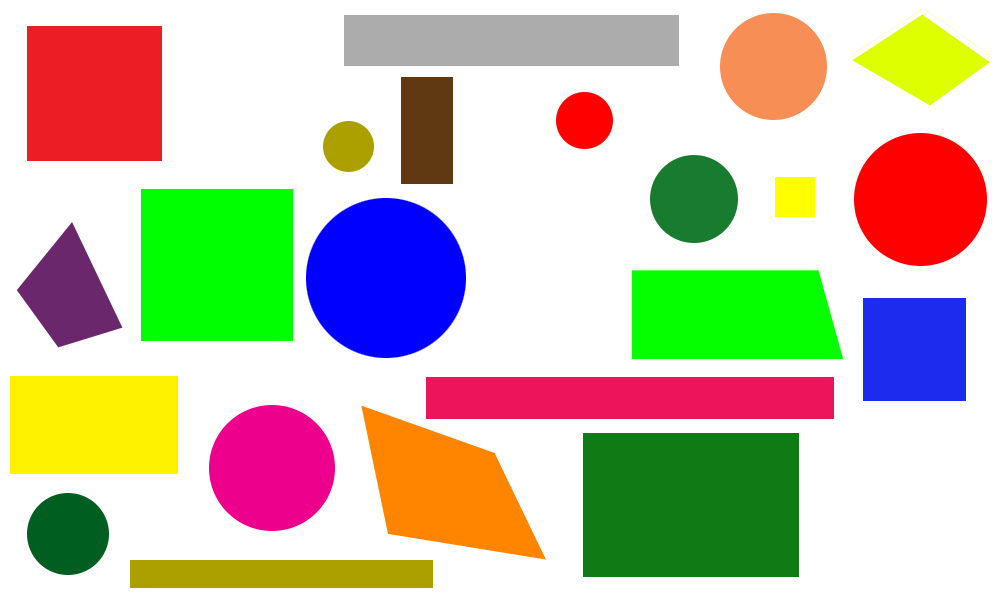
//> input picture input/7.png, 1000 x 600 px
$ ./detect_color   (built with g++ and OpenCV 4)
//> lines starting //> are read from the running program, lines starting //| are printed output that depends on the picture; after the words box and inside, x2 and y2 are one past the last pixel; in counts of white or black regions, pixels touching at a corner belong together
#include "opencv2/imgproc/imgproc.hpp"
#include "opencv2/highgui/highgui.hpp"
#include "opencv2/core/core.hpp"

using namespace cv;
using namespace std;

int main()
{
	Mat src = imread("7.png");
//> src is the input picture: 600 rows x 1000 cols, CV_8UC3; mean B, G, R 170.2, 193.6, 199.4
	imshow("Image", src);
	Mat HSV;
	Mat threshold;
	cvtColor(src, HSV, CV_BGR2HSV);
//> HSV: 600 rows x 1000 cols, CV_8UC3; mean H, S, V 32.7, 99.1, 236.5
	imshow("HSV", HSV);
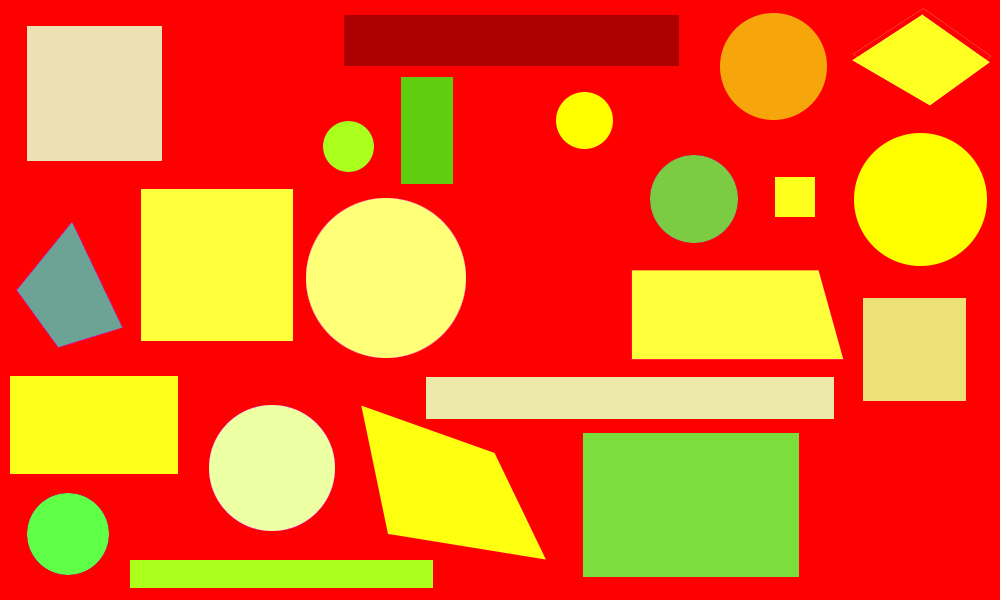
//> window 'HSV': 600 rows x 1000 cols, CV_8UC3; mean B, G, R 32.7, 99.1, 236.5
	inRange(HSV, Scalar(106, 60, 90), Scalar(124, 255, 255), threshold);
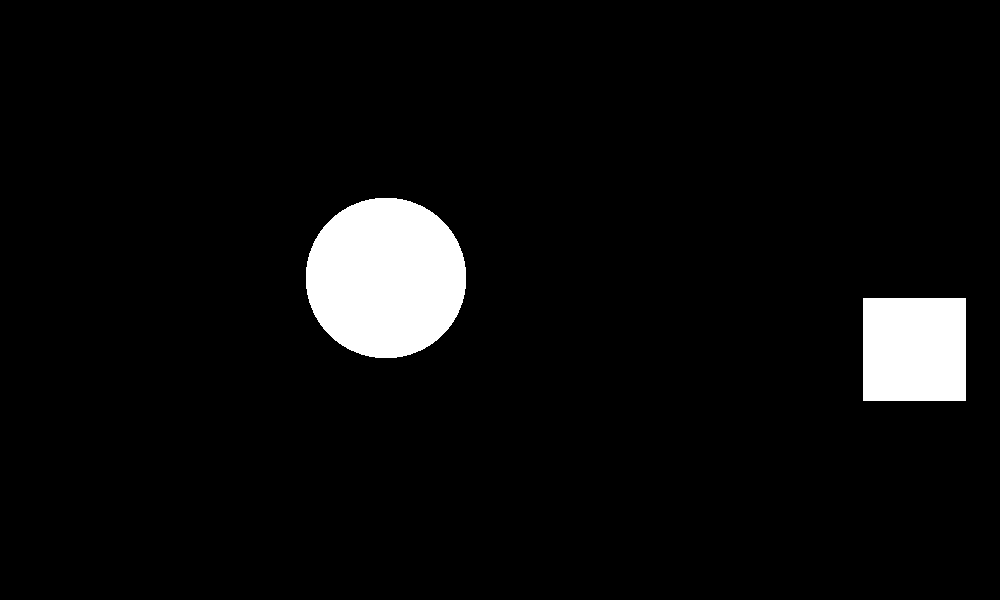
//> threshold: 600 rows x 1000 cols, CV_8UC1; 5.1% white; 2 white regions, box (x1, y1, x2, y2) and area: (306, 198, 466, 358) 20276, (863, 298, 966, 401) 10609
	imshow("Threshold", threshold);
	/////////////////////////////////////////////////////////////
	// Close
	waitKey(0);
	return 0; // yea, c++, no cleanup nessecary!
}

$ run again, with input/2.png copied over input/7.png
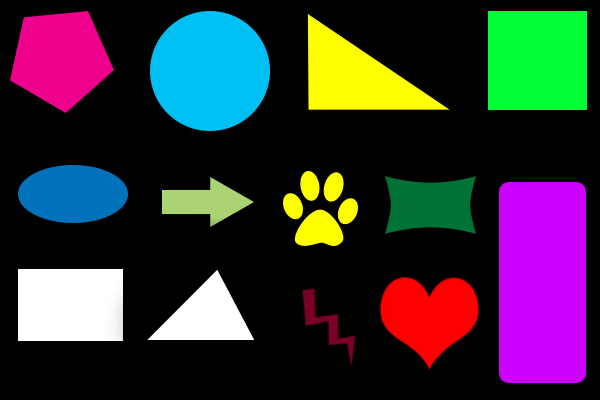
//> input picture input/2.png, 600 x 400 px
//> src is the input picture: 400 rows x 600 cols, CV_8UC3; mean B, G, R 54.3, 48, 52.4
//> HSV: 400 rows x 600 cols, CV_8UC3; mean H, S, V 28.8, 78.8, 84.2
//> `imshow("HSV", HSV);`:
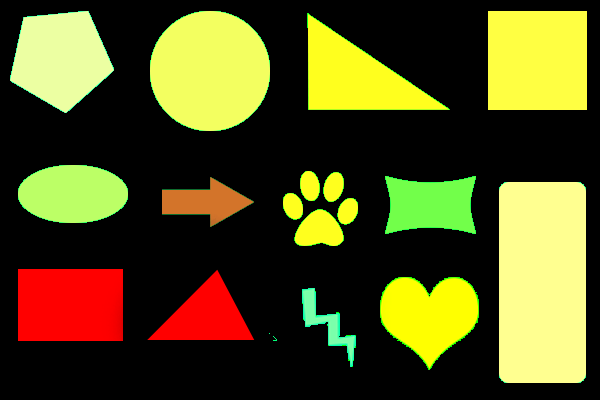
//> window 'HSV': 400 rows x 600 cols, CV_8UC3; mean B, G, R 28.8, 78.8, 84.2
//> threshold: 400 rows x 600 cols, CV_8UC1; every value is 0

$ run again, with input/3.png copied over input/7.png
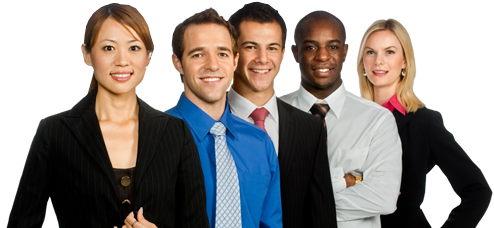
//> input picture input/3.png, 494 x 228 px
//> src is the input picture: 228 rows x 494 cols, CV_8UC3; mean B, G, R 137.9, 140.4, 145.8
//> HSV: 228 rows x 494 cols, CV_8UC3; mean H, S, V 29.5, 52.8, 156.1
//> `imshow("HSV", HSV);`:
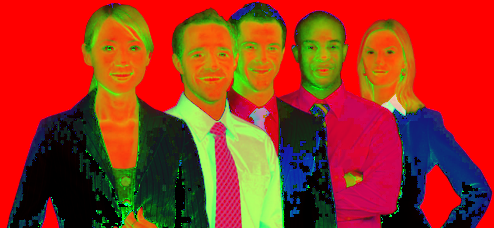
//> window 'HSV': 228 rows x 494 cols, CV_8UC3; mean B, G, R 29.5, 52.8, 156.1
//> `inRange(HSV, Scalar(106, 60, 90), Scalar(124, 255, 255), threshold);`:
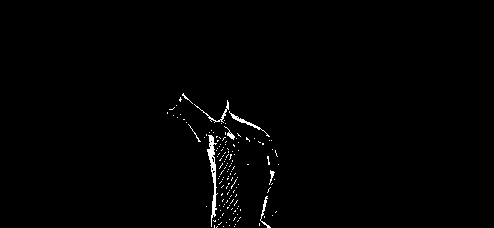
//> threshold: 228 rows x 494 cols, CV_8UC1; 0.94% white in thin lines or dots, all inside (x1, y1, x2, y2) = (167, 93, 279, 228)

$ run again, with input/4.png copied over input/7.png
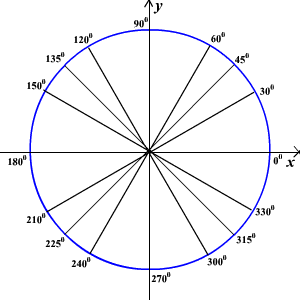
//> input picture input/4.png, 300 x 300 px
//> src is the input picture: 300 rows x 300 cols, CV_8UC3; mean B, G, R 246.3, 242.9, 242.9
//> HSV: 300 rows x 300 cols, CV_8UC3; mean H, S, V 2.4, 3.4, 246.3
//> `imshow("HSV", HSV);`:
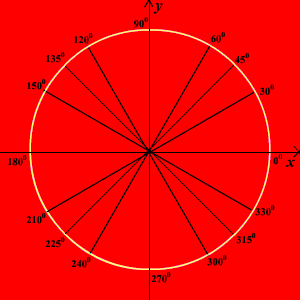
//> window 'HSV': 300 rows x 300 cols, CV_8UC3; mean B, G, R 2.4, 3.4, 246.3
//> `inRange(HSV, Scalar(106, 60, 90), Scalar(124, 255, 255), threshold);`:
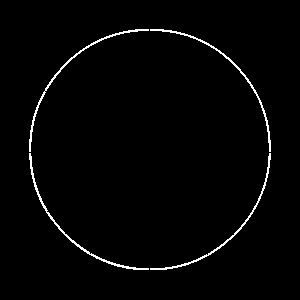
//> threshold: 300 rows x 300 cols, CV_8UC1; 1.8% white in thin lines or dots, all inside (x1, y1, x2, y2) = (29, 29, 271, 270)
